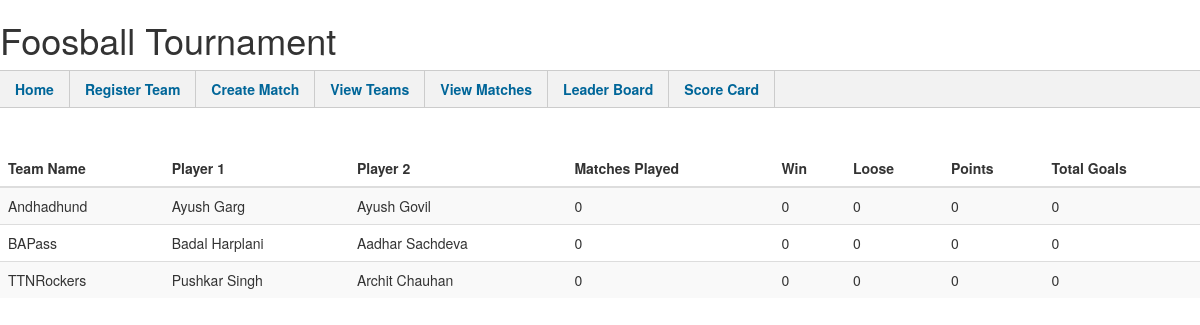
Screenshot of /scorecard/ with the database file from the repository.
### leaderboard/models.py (models this page shows, shortened)
class Team(models.Model):
    player1 = models.CharField(max_length=250, null=False, blank=False)
    player2 = models.CharField(max_length=250, null=False, blank=False)
    name = models.CharField(max_length=250, unique=True, null=False, blank=False)
    id = models.AutoField
    pass

### leaderboard/views.py (the view)
# urls.py: url(r'^scorecard/$', views.score_card, name='scorecard'),
def score_card(request):
    query = """select team_name, MAX(temp_tbl.player1) player1, MAX(temp_tbl.player2) player2, MAX(temp_tbl.team_id) team_id,
MAX(win) win, MAX(loose) loose, MAX(win*4 - loose*1) Points, MAX(total_goals) total_goals, MAX(coalesce(win+loose,0)) matches
from
(select name as team_name, MAX(player1) player1, MAX(player2) player2, MAX(leaderboard_team.id) team_id,
coalesce(SUM(case when team1_id=leaderboard_team.id then team1score else (case when team2_id=leaderboard_team.id then team2score end) end),0) total_goals,
coalesce(SUM((case when (team1_id=leaderboard_team.id and team1score=10) OR (team2_id=leaderboard_team.id and team2score=10)then 1 end)),0) Win,
coalesce(SUM((case when (team1_id=leaderboard_team.id and team1score!=10) OR (team2_id=leaderboard_team.id and team2score!=10) then 1 end)),0) Loose
from leaderboard_team left join leaderboard_match on team1_id = leaderboard_team.id OR team2_id = leaderboard_team.id
group by name) as temp_tbl
group by team_name
order by points desc, total_goals desc""";
    newcursor = connection.cursor()
    newcursor.execute(query)
    tournamentResults = newcursor.fetchall()
    tournamentResults = {
        'tournamentResults': tournamentResults
    }
    return render(request, 'leaderboard/scorecard.html', tournamentResults)

### leaderboard/templates/leaderboard/scorecard.html (shortened to what this page needs)
<!DOCTYPE html>
<html>
<header>
    <head>
        <h1>Foosball Tournament</h1>
        <link rel="stylesheet" href="https://maxcdn.bootstrapcdn.com/bootstrap/3.3.7/css/bootstrap.min.css">
        <ul id="nav">
            <li><a href="{% url 'leaderboard:index' %}">Home</a></li>
            <li><a href="{% url 'leaderboard:team_add' %}">Register Team</a></li>
            <li><a href="{% url 'leaderboard:match_add' %}">Create Match</a></li>
            <li><a href="{% url 'leaderboard:viewteams' %}">View Teams</a></li>
            <li><a href="{% url 'leaderboard:viewmatches' %}">View Matches</a></li>
            <li><a href="{% url 'leaderboard:topteams' %}">Leader Board</a></li>
            <li><a href="{% url 'leaderboard:scorecard' %}">Score Card</a></li>
        </ul>
</header>
</head>
<table class="table table-striped">
    <thead>
    <tr>
        <th scope="col">Team Name</th>
        <th scope="col">Player 1</th>
        <th scope="col">Player 2</th>
        <th scope="col">Matches Played</th>
        <th scope="col">Win</th>
        <th scope="col">Loose</th>
        <th scope="col">Points</th>
        <th scope="col">Total Goals</th>
    </tr>
    </thead>
    <tbody>
    {% for teamResult in tournamentResults %}
        <tr>
            <td>{{ teamResult.0 }}</td>
            <td>{{ teamResult.1 }}</td>
            <td>{{ teamResult.2 }}</td>
            <td>{{ teamResult.8 }}</td>
            <td>{{ teamResult.4 }}</td>
            <td>{{ teamResult.5 }}</td>
            <td>{{ teamResult.6 }}</td>
            <td>{{ teamResult.7 }}</td>
        </tr>
    {% endfor %}
    </tbody>
</table>
</html>

### leaderboard/templates/leaderboard/scorecard.html (style rules this page uses)
#nav { width: 100%; float: left; margin: 0 0 3em 0; padding: 0; list-style: none; }
#nav li { float: left; }
#nav { width: 100%; float: left; margin: 0 0 3em 0; padding: 0; list-style: none; background-color: #f2f2f2; border-bottom: 1px solid #ccc; border-top: 1px solid #ccc; }
#nav li a { display: block; padding: 8px 15px; text-decoration: none; font-weight: bold; color: #069; border-right: 1px solid #ccc; }

### rows the page displays
Team: name "Andhadhund", player1 "Ayush Garg", player2 "Ayush Govil", teamResult "0"
Team: name "BAPass", player1 "Badal Harplani", player2 "Aadhar Sachdeva", teamResult "0"
Team: name "TTNRockers", player1 "Pushkar Singh", player2 "Archit Chauhan", teamResult "0"
